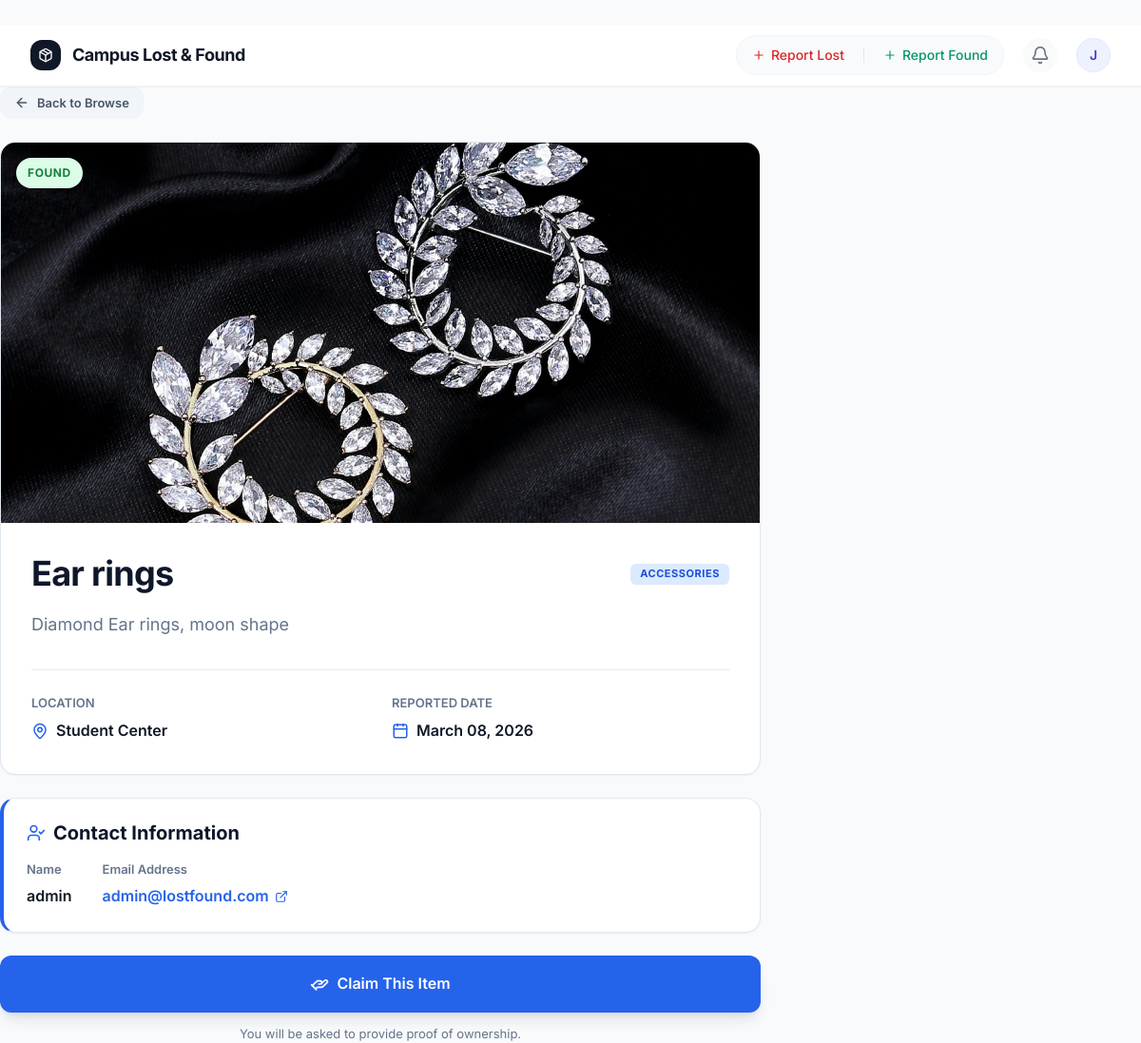
/15/ (signed in), run on the app's committed database.
### items/models.py (models this page shows, shortened)
class Item(models.Model):
    STATUS_CHOICES = [
        ('lost', 'Lost'),
        ('found', 'Found'),
        ('claimed', 'Claimed'),
    ]
    name = models.CharField(max_length=100)
    description = models.TextField()
    category = models.CharField(max_length=100, blank=True)
    location = models.CharField(max_length=100)
    status = models.CharField(max_length=10, choices=STATUS_CHOICES)
    owner = models.ForeignKey(User, on_delete=models.CASCADE, null=True, blank=True)
    contact_name = models.CharField(max_length=100, blank=True)
    contact_email = models.EmailField(blank=True)
    image = models.ImageField(upload_to='items/', blank=True, null=True)
    date_reported = models.DateField(auto_now_add=True)
    is_approved = models.BooleanField(default=False)

### items/views.py (the view)
# urls.py: path('<int:pk>/', views.item_detail, name='item_detail'),
def item_detail(request, pk):
    item = get_object_or_404(models.Item, pk=pk)
    return render(request, 'items/item_detail.html', {'item': item})

### items/templates/items/item_detail.html (shortened to what this page needs)
﻿{% extends 'items/base.html' %}
{% load static %}
{% block extra_head %}
<link rel="stylesheet" href="{% static 'css/style.css' %}">
{% endblock %}
{% block content %}
<div class="profile-container" style="max-width: 800px;">
    <div class="mb-6">
        <a href="{% url 'items:item_list' %}" class="btn btn-light" style="padding: 6px 14px; font-size: 13px;">
            <i data-lucide="arrow-left" style="width: 16px; height: 16px;"></i>
            Back to Browse
        </a>
    </div>
    <div class="card-modern" style="padding: 0; overflow: hidden; margin-bottom: 24px;">
        {% if item.image %}
        <div style="width: 100%; height: 400px; background: #f1f5f9; position: relative;">
            <img src="{{ item.image.url }}" alt="{{ item.name }}" style="width: 100%; height: 100%; object-fit: cover;">
            <div style="position: absolute; top: 16px; left: 16px;">
                <span class="badge {% if item.status == 'lost' %}badge-orange{% else %}badge-green{% endif %}"
                    style="padding: 6px 12px; font-size: 12px; box-shadow: var(--shadow-md);">
                    {{ item.get_status_display }}
                </span>
            </div>
        </div>
        {% endif %}
        <div style="padding: 32px;">
            <div class="flex-between mb-4">
                <h1 style="font-size: 2.25rem; letter-spacing: -0.02em;">{{ item.name }}</h1>
                <div class="badge badge-blue" style="border-radius: 6px;">{{ item.category|default:"General" }}</div>
            </div>
            <p style="font-size: 1.125rem; color: var(--text-muted); margin-bottom: 32px; line-height: 1.7;">
                {{ item.description }}
            </p>
            <div
                style="display: grid; grid-template-columns: repeat(2, 1fr); gap: 24px; padding-top: 24px; border-top: 1px solid var(--border);">
                <div>
                    <div class="form-label" style="text-transform: uppercase;">Location</div>
                    <div style="display: flex; align-items: center; gap: 8px; font-weight: 600;">
                        <i data-lucide="map-pin" style="width: 18px; height: 18px; color: var(--primary);"></i>
                        {{ item.location }}
                    </div>
                </div>
                <div>
                    <div class="form-label" style="text-transform: uppercase;">Reported Date</div>
                    <div style="display: flex; align-items: center; gap: 8px; font-weight: 600;">
                        <i data-lucide="calendar" style="width: 18px; height: 18px; color: var(--primary);"></i>
                        {{ item.date_reported|date:"F d, Y" }}
                    </div>
                </div>
            </div>
        </div>
    </div>
    {% if item.contact_name or item.contact_email %}
    <div class="card-modern" style="border-left: 4px solid var(--primary);">
        <h3 class="mb-4" style="display: flex; align-items: center; gap: 8px;">
            <i data-lucide="user-check" style="width: 20px; height: 20px; color: var(--primary);"></i>
            Contact Information
        </h3>
        <div style="display: flex; gap: 32px;">
            {% if item.contact_name %}
            <div>
                <div class="form-label">Name</div>
                <div style="font-weight: 600;">{{ item.contact_name }}</div>
            </div>
            {% endif %}
            {% if item.contact_email %}
            <div>
                <div class="form-label">Email Address</div>
                <a href="mailto:{{ item.contact_email }}"
                    style="font-weight: 600; color: var(--primary); text-decoration: none; display: flex; align-items: center; gap: 6px;">
                    {{ item.contact_email }}
                    <i data-lucide="external-link" style="width: 14px; height: 14px;"></i>
                </a>
            </div>
            {% endif %}
        </div>
    </div>
    {% endif %}
    {% if item.status == 'found' and request.user != item.owner %}
    <div style="margin-top: 24px; text-align: center;">
        <a href="{% url 'items:submit_claim' item.id %}" class="btn btn-primary" style="width: 100%; padding: 16px; font-size: 16px; justify-content: center; box-shadow: var(--shadow-lg);">
            <i data-lucide="hand-helping" style="width: 20px; height: 20px;"></i>
            Claim This Item
        </a>
        <p style="margin-top: 12px; font-size: 13px; color: var(--text-muted);">
            You will be asked to provide proof of ownership.
        </p>
    </div>
    {% endif %}
</div>
{% endblock %}

### items/templates/items/base.html (shortened to what this page needs)
﻿{% load static %}
<!DOCTYPE html>
<html lang="en">
<head>
    <script src="https://cdn.tailwindcss.com?plugins=forms,typography,aspect-ratio,line-clamp"></script>
    {% block extra_head %}{% endblock %}
</head>
<body class="min-h-screen bg-gray-50 font-sans text-gray-900 selection:bg-indigo-100 selection:text-indigo-900"
    x-data="{ reportOpen: false, reportType: 'lost' }">
    {% block header %}
    <header class="bg-white border-b border-gray-100 sticky top-0 z-40 shadow-sm">
        <div class="max-w-7xl mx-auto px-4 sm:px-6 lg:px-8">
            <div class="flex items-center justify-between h-16">
                <div class="flex items-center gap-3">
                    <a href="{% url 'items:item_list' %}" class="flex items-center gap-3">
                        <div class="w-8 h-8 bg-gray-900 rounded-xl flex items-center justify-center shadow-inner">
                            <i data-lucide="package" class="w-4 h-4 text-white"></i>
                        </div>
                        <div>
                            <h1 class="text-lg font-bold tracking-tight text-gray-900 leading-none">Campus Lost & Found
                            </h1>
                        </div>
                    </a>
                </div>
                <div class="flex items-center gap-3">
                    {% if user.is_authenticated %}
                    <div
                        class="hidden md:flex items-center gap-2 mr-2 bg-gray-50 rounded-full p-1 border border-gray-100">
                        <button @click="reportType = 'lost'; reportOpen = true"
                            class="flex items-center gap-1.5 px-3 py-1.5 text-sm font-medium rounded-full text-red-600 hover:bg-white hover:shadow-sm transition-all">
                            <i data-lucide="plus" class="w-3.5 h-3.5"></i> Report Lost
                        </button>
                        <button @click="reportType = 'found'; reportOpen = true"
                            class="flex items-center gap-1.5 px-3 py-1.5 text-sm font-medium rounded-full text-emerald-600 hover:bg-white hover:shadow-sm transition-all">
                            <i data-lucide="plus" class="w-3.5 h-3.5"></i> Report Found
                        </button>
                    </div>
                    <div x-data="{
                            open: false,
                            notifications: [],
                            init() {
                                this.fetchNotifications();
                                setInterval(() => this.fetchNotifications(), 30000); // Poll every 30s
                            },
                            fetchNotifications() {
                                fetch('/api/notifications/')
                                    .then(res => res.json())
                                    .then(data => {
                                        this.notifications = data.notifications || [];
                                    })
                                    .catch(err => console.error('Error fetching notifications:', err));
                            },
                            markAsRead(id) {
                                fetch('/api/notifications/read/' + id + '/', {
                                    method: 'POST',
                                    headers: {
                                        'X-CSRFToken': document.querySelector('[name=csrfmiddlewaretoken]')?.value || '',
                                        'Content-Type': 'application/json'
                                    }
                                }).then(() => {
                                    this.notifications = this.notifications.filter(n => n.id !== id);
                                });
                            }
                        }" class="relative mr-2">
                        <button @click="open = !open; if(open) fetchNotifications()" @click.away="open = false"
                            class="relative p-2 text-gray-500 hover:text-gray-700 bg-gray-50 rounded-full hover:bg-gray-100 transition-colors focus:outline-none focus:ring-2 focus:ring-indigo-500/50">
                            <i data-lucide="bell" class="w-5 h-5"></i>
                        </button>
                    </div>
                    <div x-data="{ open: false }" class="relative">
                        <button @click="open = !open" @click.away="open = false" class="focus:outline-none">
                            <div
                                class="w-9 h-9 rounded-full bg-indigo-50 border border-indigo-100 flex items-center justify-center text-indigo-700 font-semibold text-sm hover:bg-indigo-100 transition-colors">
                                {{ user.username|make_list|first|upper }}
                            </div>
                        </button>
                    </div>
                    {% endif %}
                </div>
            </div>
        </div>
    </header>
    {% endblock %}
    {% block content %}{% endblock %}
</body>
</html>

### static/css/style.css (style rules this page uses)
:root { --primary: #2563eb; --primary-hover: #1d4ed8; --primary-light: #eff6ff; --secondary: #4f46e5; --secondary-hover: #4338ca; --bg: #f8fafc; --card: #ffffff; --text: #0f172a; --text-muted: #64748b; --border: #e2e8f0; --border-hover: #cbd5e1; --success: #10b981; --danger: #ef4444; --warning: #f59e0b; --radius-sm: 8px; --radius-md: 12px; --radius-lg: 16px; --radius-full: 9999px; --shadow-sm: 0 1px 2px 0 rgb(0 0 0 / 0.05); --shadow-md: 0 4px 6px -1px rgb(0 0 0 / 0.1), 0 2px 4px -2px rgb(0 0 0 / 0.1); --shadow-lg: 0 10px 15px -3px rgb(0 0 0 / 0.1), 0 4px 6px -4px rgb(0 0 0 / 0.1); --transition: all 0.2s cubic-bezier(0.4, 0, 0.2, 1); }
* { margin: 0; padding: 0; box-sizing: border-box; }
body { font-family: 'Inter', system-ui, -apple-system, sans-serif; background: var(--bg); color: var(--text); min-height: 100vh; line-height: 1.6; -webkit-font-smoothing: antialiased; }
a { transition: var(--transition); }
h1, h2, h3, h4 { font-weight: 700; color: var(--text); line-height: 1.2; }
h1 { font-size: 2rem; }
h3 { font-size: 1.25rem; }
.card-modern { background: var(--card); border-radius: var(--radius-lg); border: 1px solid var(--border); padding: 24px; box-shadow: var(--shadow-sm); transition: var(--transition); }
.badge { display: inline-flex; align-items: center; gap: 4px; padding: 2px 10px; border-radius: var(--radius-full); font-size: 11px; font-weight: 700; text-transform: uppercase; letter-spacing: 0.05em; }
.badge-green { background: #dcfce7; color: #15803d; }
.badge-blue { background: #dbeafe; color: #1d4ed8; }
.btn { display: inline-flex; align-items: center; justify-content: center; gap: 8px; padding: 10px 18px; border-radius: var(--radius-md); font-size: 14px; font-weight: 600; cursor: pointer; text-decoration: none; border: 1px solid transparent; transition: var(--transition); }
.btn-primary { background: var(--primary); color: white; }
.btn-light { background: #f1f5f9; color: #475569; }
.form-label { display: block; font-size: 13px; font-weight: 600; color: var(--text-muted); margin-bottom: 6px; }
.flex-between { display: flex; align-items: center; justify-content: space-between; }
.mb-6 { margin-bottom: 24px; }

### data on the page
Item: image (picture), status "FOUND", name "Ear rings", category "ACCESSORIES", description "Diamond Ear rings, moon shape", location "Student Center", date_reported "March 08, 2026", contact_name "admin", contact_email "admin@lostfound.com"

### other printed values
{{ user.username|make_list|first|upper }} "J"
